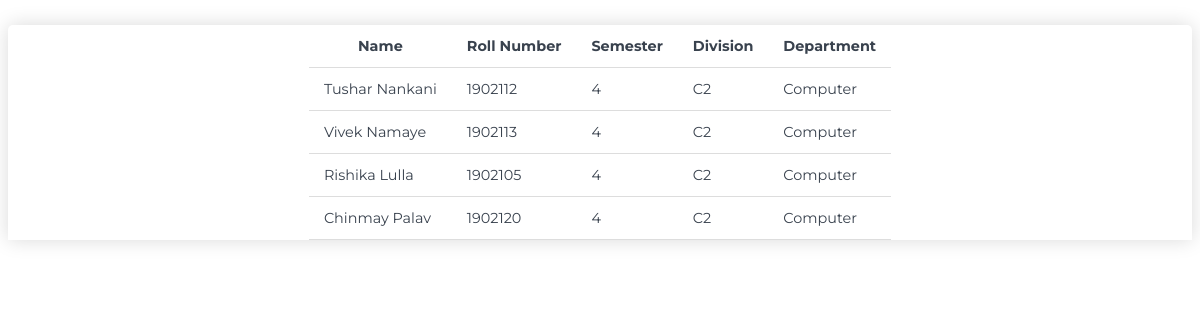
The page / on the database its author committed.
### myapp/models.py (models this page shows, shortened)
class Student(models.Model):
    name = models.CharField(max_length=200, null=True)
    roll_no = models.IntegerField(null=True)
    semester = models.IntegerField(null=True)
    division = models.CharField(max_length=20, null=True)
    department = models.CharField(max_length=200, null=True)

### myapp/views.py (the view)
# urls.py: 2. Add a URL to urlpatterns:  path('', views.home, name='home')
def home(request):
    students = Student.objects.all()
    context = {'students': students}
    return render(request, 'myapp/index.html', context)

### myapp/templates/myapp/index.html (shortened to what this page needs)
<!DOCTYPE html>
<html lang="en">
	<head>
	</head>
	<body>
		<table>
			<tr>
				<th>Name</th>
				<th>Roll Number</th>
				<th>Semester</th>
				<th>Division</th>
				<th>Department</th>
			</tr>
			{% for stud in students %}
			<tr>
				<td>{{stud.name}}</td>
				<td>{{stud.roll_no}}</td>
				<td>{{stud.semester}}</td>
				<td>{{stud.division}}</td>
				<td>{{stud.department}}</td>
			</tr>
			{% endfor %}
		</table>
	</body>
</html>

### myapp/templates/myapp/index.html (style rules this page uses)
body { color: #39424e; padding-bottom: 2.5rem; font-family: "Montserrat", Sans-Serif; }
table { display: flex; align-items: center; justify-content: center; border-collapse: collapse; margin: 25px 0; font-size: 0.9em; border-radius: 5px 5px 0 0; box-shadow: 0 0 20px rgba(0, 0, 0, 0.15); }
table th, table td { padding: 12px 15px; }
table tbody tr { border-bottom: 1px solid #dddddd; }

### rows shown on the page
Student: name "Tushar Nankani", roll_no "1902112", semester "4", division "C2", department "Computer"
Student: name "Vivek Namaye", roll_no "1902113", semester "4", division "C2", department "Computer"
Student: name "Rishika Lulla", roll_no "1902105", semester "4", division "C2", department "Computer"
Student: name "Chinmay Palav", roll_no "1902120", semester "4", division "C2", department "Computer"
